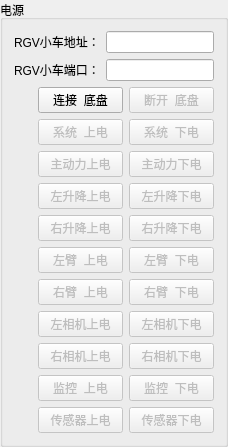
            <widget class="QGroupBox" name="groupBox_17">
             <property name="sizePolicy">
              <sizepolicy hsizetype="Preferred" vsizetype="Preferred">
               <horstretch>0</horstretch>
               <verstretch>0</verstretch>
              </sizepolicy>
             </property>
             <property name="title">
              <string>电源</string>
             </property>
             <layout class="QGridLayout" name="gridLayout_20">
              <item row="7" column="0">
               <layout class="QHBoxLayout" name="horizontalLayout_223">
                <item>
                 <widget class="c_Fr_Light" name="DiscreteInputs_4" native="true">
                  <property name="sizePolicy">
                   <sizepolicy hsizetype="Maximum" vsizetype="Maximum">
                    <horstretch>0</horstretch>
                    <verstretch>0</verstretch>
                   </sizepolicy>
                  </property>
                  <layout class="QGridLayout" name="gridLayout_236"/>
                 </widget>
                </item>
                <item>
                 <widget class="QPushButton" name="Set_Coils_4">
                  <property name="enabled">
                   <bool>false</bool>
                  </property>
                  <property name="sizePolicy">
                   <sizepolicy hsizetype="Preferred" vsizetype="Fixed">
                    <horstretch>0</horstretch>
                    <verstretch>0</verstretch>
                   </sizepolicy>
                  </property>
                  <property name="text">
                   <string>右升降上电</string>
                  </property>
                 </widget>
                </item>
                <item>
                 <widget class="QPushButton" name="Reset_Coils_4">
                  <property name="enabled">
                   <bool>false</bool>
                  </property>
                  <property name="sizePolicy">
                   <sizepolicy hsizetype="Preferred" vsizetype="Fixed">
                    <horstretch>0</horstretch>
                    <verstretch>0</verstretch>
                   </sizepolicy>
                  </property>
                  <property name="text">
                   <string>右升降下电</string>
                  </property>
                 </widget>
                </item>
               </layout>
              </item>
              <item row="10" column="0">
               <layout class="QHBoxLayout" name="horizontalLayout_226">
                <item>
                 <widget class="c_Fr_Light" name="DiscreteInputs_7" native="true">
                  <property name="sizePolicy">
                   <sizepolicy hsizetype="Maximum" vsizetype="Maximum">
                    <horstretch>0</horstretch>
                    <verstretch>0</verstretch>
                   </sizepolicy>
                  </property>
                  <layout class="QGridLayout" name="gridLayout_241"/>
                 </widget>
                </item>
                <item>
                 <widget class="QPushButton" name="Set_Coils_7">
                  <property name="enabled">
                   <bool>false</bool>
                  </property>
                  <property name="sizePolicy">
                   <sizepolicy hsizetype="Preferred" vsizetype="Fixed">
                    <horstretch>0</horstretch>
                    <verstretch>0</verstretch>
                   </sizepolicy>
                  </property>
                  <property name="text">
                   <string>右臂  上电</string>
                  </property>
                 </widget>
                </item>
                <item>
                 <widget class="QPushButton" name="Reset_Coils_7">
                  <property name="enabled">
                   <bool>false</bool>
                  </property>
                  <property name="sizePolicy">
                   <sizepolicy hsizetype="Preferred" vsizetype="Fixed">
                    <horstretch>0</horstretch>
                    <verstretch>0</verstretch>
                   </sizepolicy>
                  </property>
                  <property name="text">
                   <string>右臂  下电</string>
                  </property>
                 </widget>
                </item>
               </layout>
              </item>
              <item row="2" column="0">
               <layout class="QHBoxLayout" name="horizontalLayout_157">
                <item>
                 <widget class="c_Fr_Light" name="RGV_Ready" native="true">
                  <property name="sizePolicy">
                   <sizepolicy hsizetype="Maximum" vsizetype="Maximum">
                    <horstretch>0</horstretch>
                    <verstretch>0</verstretch>
                   </sizepolicy>
                  </property>
                  <layout class="QGridLayout" name="gridLayout_203"/>
                 </widget>
                </item>
                <item>
                 <widget class="QPushButton" name="RGV_Connect">
                  <property name="sizePolicy">
                   <sizepolicy hsizetype="Preferred" vsizetype="Fixed">
                    <horstretch>0</horstretch>
                    <verstretch>0</verstretch>
                   </sizepolicy>
                  </property>
                  <property name="text">
                   <string>连接  底盘</string>
                  </property>
                 </widget>
                </item>
                <item>
                 <widget class="QPushButton" name="RGV_Disconnect">
                  <property name="enabled">
                   <bool>false</bool>
                  </property>
                  <property name="sizePolicy">
                   <sizepolicy hsizetype="Preferred" vsizetype="Fixed">
                    <horstretch>0</horstretch>
                    <verstretch>0</verstretch>
                   </sizepolicy>
                  </property>
                  <property name="text">
                   <string>断开  底盘</string>
                  </property>
                 </widget>
                </item>
               </layout>
              </item>
              <item row="0" column="0">
               <layout class="QHBoxLayout" name="horizontalLayout_12">
                <item>
                 <widget class="QLabel" name="label_139">
                  <property name="sizePolicy">
                   <sizepolicy hsizetype="Preferred" vsizetype="Fixed">
                    <horstretch>0</horstretch>
                    <verstretch>0</verstretch>
                   </sizepolicy>
                  </property>
                  <property name="text">
                   <string>RGV小车地址：</string>
                  </property>
                 </widget>
                </item>
                <item>
                 <widget class="QLineEdit" name="RGV_Ip">
                  <property name="sizePolicy">
                   <sizepolicy hsizetype="Expanding" vsizetype="Fixed">
                    <horstretch>0</horstretch>
                    <verstretch>0</verstretch>
                   </sizepolicy>
                  </property>
                 </widget>
                </item>
               </layout>
              </item>
              <item row="6" column="0">
               <layout class="QHBoxLayout" name="horizontalLayout_222">
                <item>
                 <widget class="c_Fr_Light" name="DiscreteInputs_3" native="true">
                  <property name="sizePolicy">
                   <sizepolicy hsizetype="Maximum" vsizetype="Maximum">
                    <horstretch>0</horstretch>
                    <verstretch>0</verstretch>
                   </sizepolicy>
                  </property>
                  <layout class="QGridLayout" name="gridLayout_235"/>
                 </widget>
                </item>
                <item>
                 <widget class="QPushButton" name="Set_Coils_3">
                  <property name="enabled">
                   <bool>false</bool>
                  </property>
                  <property name="sizePolicy">
                   <sizepolicy hsizetype="Preferred" vsizetype="Fixed">
                    <horstretch>0</horstretch>
                    <verstretch>0</verstretch>
                   </sizepolicy>
                  </property>
                  <property name="text">
                   <string>左升降上电</string>
                  </property>
                 </widget>
                </item>
                <item>
                 <widget class="QPushButton" name="Reset_Coils_3">
                  <property name="enabled">
                   <bool>false</bool>
                  </property>
                  <property name="sizePolicy">
                   <sizepolicy hsizetype="Preferred" vsizetype="Fixed">
                    <horstretch>0</horstretch>
                    <verstretch>0</verstretch>
                   </sizepolicy>
                  </property>
                  <property name="text">
                   <string>左升降下电</string>
                  </property>
                 </widget>
                </item>
               </layout>
              </item>
              <item row="4" column="0">
               <layout class="QHBoxLayout" name="horizontalLayout_28">
                <item>
                 <widget class="c_Fr_Light" name="DiscreteInputs_65" native="true">
                  <property name="sizePolicy">
                   <sizepolicy hsizetype="Maximum" vsizetype="Maximum">
                    <horstretch>0</horstretch>
                    <verstretch>0</verstretch>
                   </sizepolicy>
                  </property>
                  <layout class="QGridLayout" name="gridLayout_144"/>
                 </widget>
                </item>
                <item>
                 <widget class="QPushButton" name="Coils_65">
                  <property name="enabled">
                   <bool>false</bool>
                  </property>
                  <property name="sizePolicy">
                   <sizepolicy hsizetype="Preferred" vsizetype="Fixed">
                    <horstretch>0</horstretch>
                    <verstretch>0</verstretch>
                   </sizepolicy>
                  </property>
                  <property name="text">
                   <string>系统  上电</string>
                  </property>
                 </widget>
                </item>
                <item>
                 <widget class="QPushButton" name="Coils_66">
                  <property name="enabled">
                   <bool>false</bool>
                  </property>
                  <property name="sizePolicy">
                   <sizepolicy hsizetype="Preferred" vsizetype="Fixed">
                    <horstretch>0</horstretch>
                    <verstretch>0</verstretch>
                   </sizepolicy>
                  </property>
                  <property name="text">
                   <string>系统  下电</string>
                  </property>
                 </widget>
                </item>
               </layout>
              </item>
              <item row="11" column="0">
               <layout class="QHBoxLayout" name="horizontalLayout_227">
                <item>
                 <widget class="c_Fr_Light" name="DiscreteInputs_8" native="true">
                  <property name="sizePolicy">
                   <sizepolicy hsizetype="Maximum" vsizetype="Maximum">
                    <horstretch>0</horstretch>
                    <verstretch>0</verstretch>
                   </sizepolicy>
                  </property>
                  <layout class="QGridLayout" name="gridLayout_242"/>
                 </widget>
                </item>
                <item>
                 <widget class="QPushButton" name="Set_Coils_8">
                  <property name="enabled">
                   <bool>false</bool>
                  </property>
                  <property name="sizePolicy">
                   <sizepolicy hsizetype="Preferred" vsizetype="Fixed">
                    <horstretch>0</horstretch>
                    <verstretch>0</verstretch>
                   </sizepolicy>
                  </property>
                  <property name="text">
                   <string>左相机上电</string>
                  </property>
                 </widget>
                </item>
                <item>
                 <widget class="QPushButton" name="Reset_Coils_8">
                  <property name="enabled">
                   <bool>false</bool>
                  </property>
                  <property name="sizePolicy">
                   <sizepolicy hsizetype="Preferred" vsizetype="Fixed">
                    <horstretch>0</horstretch>
                    <verstretch>0</verstretch>
                   </sizepolicy>
                  </property>
                  <property name="text">
                   <string>左相机下电</string>
                  </property>
                 </widget>
                </item>
               </layout>
              </item>
              <item row="20" column="0">
               <layout class="QHBoxLayout" name="horizontalLayout_233">
                <item>
                 <widget class="c_Fr_Light" name="DiscreteInputs_17" native="true">
                  <property name="sizePolicy">
                   <sizepolicy hsizetype="Maximum" vsizetype="Maximum">
                    <horstretch>0</horstretch>
                    <verstretch>0</verstretch>
                   </sizepolicy>
                  </property>
                  <layout class="QGridLayout" name="gridLayout_249"/>
                 </widget>
                </item>
                <item>
                 <widget class="QPushButton" name="Set_Coils_17">
                  <property name="enabled">
                   <bool>false</bool>
                  </property>
                  <property name="sizePolicy">
                   <sizepolicy hsizetype="Preferred" vsizetype="Fixed">
                    <horstretch>0</horstretch>
                    <verstretch>0</verstretch>
                   </sizepolicy>
                  </property>
                  <property name="text">
                   <string>传感器上电</string>
                  </property>
                 </widget>
                </item>
                <item>
                 <widget class="QPushButton" name="Reset_Coils_17">
                  <property name="enabled">
                   <bool>false</bool>
                  </property>
                  <property name="sizePolicy">
                   <sizepolicy hsizetype="Preferred" vsizetype="Fixed">
                    <horstretch>0</horstretch>
                    <verstretch>0</verstretch>
                   </sizepolicy>
                  </property>
                  <property name="text">
                   <string>传感器下电</string>
                  </property>
                 </widget>
                </item>
               </layout>
              </item>
              <item row="12" column="0">
               <layout class="QHBoxLayout" name="horizontalLayout_228">
                <item>
                 <widget class="c_Fr_Light" name="DiscreteInputs_9" native="true">
                  <property name="sizePolicy">
                   <sizepolicy hsizetype="Maximum" vsizetype="Maximum">
                    <horstretch>0</horstretch>
                    <verstretch>0</verstretch>
                   </sizepolicy>
                  </property>
                  <layout class="QGridLayout" name="gridLayout_244"/>
                 </widget>
                </item>
                <item>
                 <widget class="QPushButton" name="Set_Coils_9">
                  <property name="enabled">
                   <bool>false</bool>
                  </property>
                  <property name="sizePolicy">
                   <sizepolicy hsizetype="Preferred" vsizetype="Fixed">
                    <horstretch>0</horstretch>
                    <verstretch>0</verstretch>
                   </sizepolicy>
                  </property>
                  <property name="text">
                   <string>右相机上电</string>
                  </property>
                 </widget>
                </item>
                <item>
                 <widget class="QPushButton" name="Reset_Coils_9">
                  <property name="enabled">
                   <bool>false</bool>
                  </property>
                  <property name="sizePolicy">
                   <sizepolicy hsizetype="Preferred" vsizetype="Fixed">
                    <horstretch>0</horstretch>
                    <verstretch>0</verstretch>
                   </sizepolicy>
                  </property>
                  <property name="text">
                   <string>右相机下电</string>
                  </property>
                 </widget>
                </item>
               </layout>
              </item>
              <item row="9" column="0">
               <layout class="QHBoxLayout" name="horizontalLayout_225">
                <item>
                 <widget class="c_Fr_Light" name="DiscreteInputs_6" native="true">
                  <property name="sizePolicy">
                   <sizepolicy hsizetype="Maximum" vsizetype="Maximum">
                    <horstretch>0</horstretch>
                    <verstretch>0</verstretch>
                   </sizepolicy>
                  </property>
                  <layout class="QGridLayout" name="gridLayout_240"/>
                 </widget>
                </item>
                <item>
                 <widget class="QPushButton" name="Set_Coils_6">
                  <property name="enabled">
                   <bool>false</bool>
                  </property>
                  <property name="sizePolicy">
                   <sizepolicy hsizetype="Preferred" vsizetype="Fixed">
                    <horstretch>0</horstretch>
                    <verstretch>0</verstretch>
                   </sizepolicy>
                  </property>
                  <property name="text">
                   <string>左臂  上电</string>
                  </property>
                 </widget>
                </item>
                <item>
                 <widget class="QPushButton" name="Reset_Coils_6">
                  <property name="enabled">
                   <bool>false</bool>
                  </property>
                  <property name="sizePolicy">
                   <sizepolicy hsizetype="Preferred" vsizetype="Fixed">
                    <horstretch>0</horstretch>
                    <verstretch>0</verstretch>
                   </sizepolicy>
                  </property>
                  <property name="text">
                   <string>左臂  下电</string>
                  </property>
                 </widget>
                </item>
               </layout>
              </item>
              <item row="16" column="0">
               <layout class="QHBoxLayout" name="horizontalLayout_232">
                <item>
                 <widget class="c_Fr_Light" name="DiscreteInputs_12" native="true">
                  <property name="sizePolicy">
                   <sizepolicy hsizetype="Maximum" vsizetype="Maximum">
                    <horstretch>0</horstretch>
                    <verstretch>0</verstretch>
                   </sizepolicy>
                  </property>
                  <layout class="QGridLayout" name="gridLayout_248"/>
                 </widget>
                </item>
                <item>
                 <widget class="QPushButton" name="Set_Coils_12">
                  <property name="enabled">
                   <bool>false</bool>
                  </property>
                  <property name="sizePolicy">
                   <sizepolicy hsizetype="Preferred" vsizetype="Fixed">
                    <horstretch>0</horstretch>
                    <verstretch>0</verstretch>
                   </sizepolicy>
                  </property>
                  <property name="text">
                   <string>监控  上电</string>
                  </property>
                 </widget>
                </item>
                <item>
                 <widget class="QPushButton" name="Reset_Coils_12">
                  <property name="enabled">
                   <bool>false</bool>
                  </property>
                  <property name="sizePolicy">
                   <sizepolicy hsizetype="Preferred" vsizetype="Fixed">
                    <horstretch>0</horstretch>
                    <verstretch>0</verstretch>
                   </sizepolicy>
                  </property>
                  <property name="text">
                   <string>监控  下电</string>
                  </property>
                 </widget>
                </item>
               </layout>
              </item>
              <item row="5" column="0">
               <layout class="QHBoxLayout" name="horizontalLayout_221">
                <item>
                 <widget class="c_Fr_Light" name="DiscreteInputs_2" native="true">
                  <property name="sizePolicy">
                   <sizepolicy hsizetype="Maximum" vsizetype="Maximum">
                    <horstretch>0</horstretch>
                    <verstretch>0</verstretch>
                   </sizepolicy>
                  </property>
                  <layout class="QGridLayout" name="gridLayout_231"/>
                 </widget>
                </item>
                <item>
                 <widget class="QPushButton" name="Set_Coils_2">
                  <property name="enabled">
                   <bool>false</bool>
                  </property>
                  <property name="sizePolicy">
                   <sizepolicy hsizetype="Preferred" vsizetype="Fixed">
                    <horstretch>0</horstretch>
                    <verstretch>0</verstretch>
                   </sizepolicy>
                  </property>
                  <property name="text">
                   <string>主动力上电</string>
                  </property>
                 </widget>
                </item>
                <item>
                 <widget class="QPushButton" name="Reset_Coils_2">
                  <property name="enabled">
                   <bool>false</bool>
                  </property>
                  <property name="sizePolicy">
                   <sizepolicy hsizetype="Preferred" vsizetype="Fixed">
                    <horstretch>0</horstretch>
                    <verstretch>0</verstretch>
                   </sizepolicy>
                  </property>
                  <property name="text">
                   <string>主动力下电</string>
                  </property>
                 </widget>
                </item>
               </layout>
              </item>
              <item row="1" column="0">
               <layout class="QHBoxLayout" name="horizontalLayout_22">
                <item>
                 <widget class="QLabel" name="label_122">
                  <property name="sizePolicy">
                   <sizepolicy hsizetype="Preferred" vsizetype="Fixed">
                    <horstretch>0</horstretch>
                    <verstretch>0</verstretch>
                   </sizepolicy>
                  </property>
                  <property name="text">
                   <string>RGV小车端口：</string>
                  </property>
                 </widget>
                </item>
                <item>
                 <widget class="QLineEdit" name="RGV_Port">
                  <property name="sizePolicy">
                   <sizepolicy hsizetype="Expanding" vsizetype="Fixed">
                    <horstretch>0</horstretch>
                    <verstretch>0</verstretch>
                   </sizepolicy>
                  </property>
                  <property name="text">
                   <string/>
                  </property>
                 </widget>
                </item>
               </layout>
              </item>
             </layout>
            </widget>
